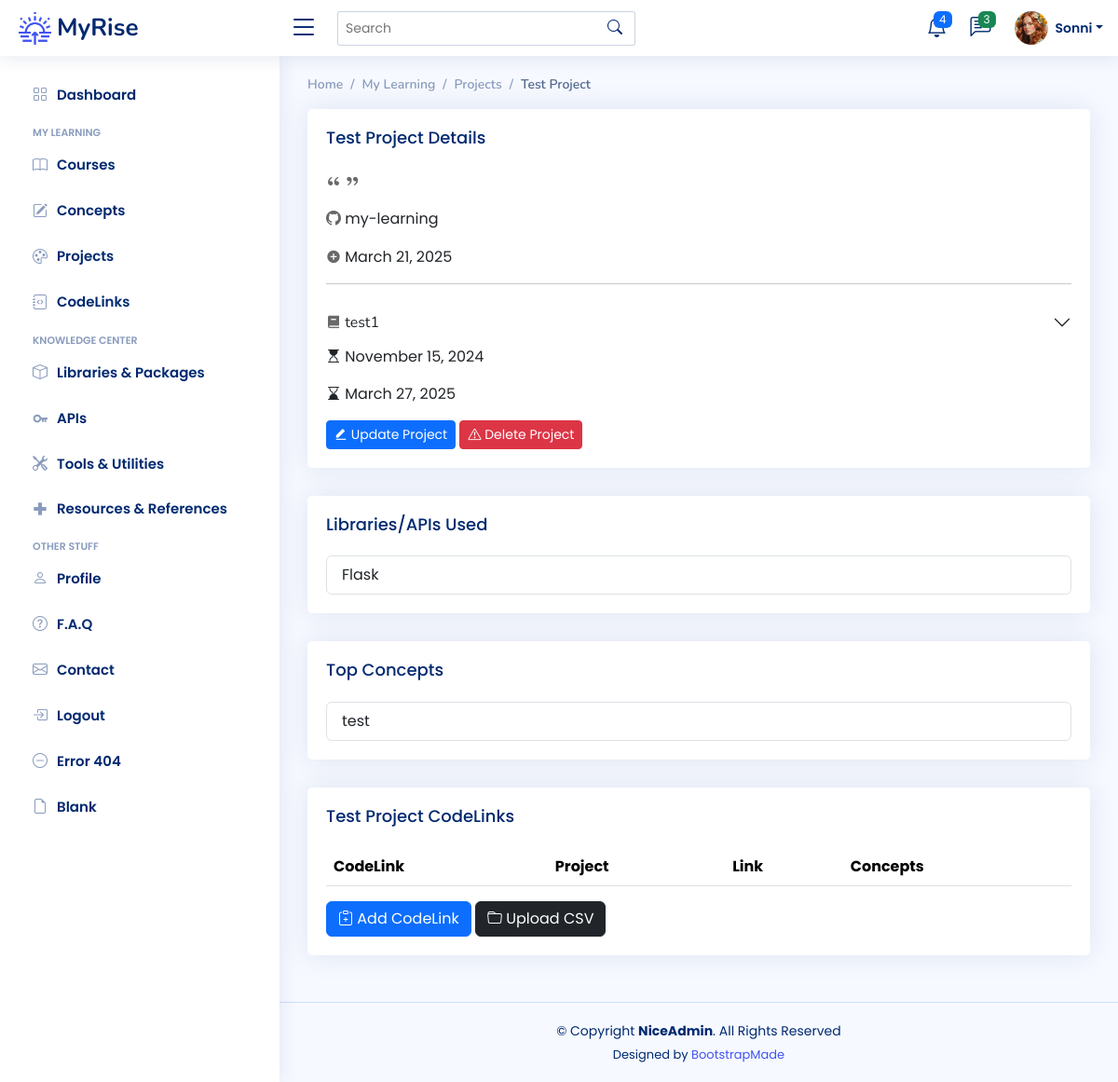
Page /projects/1 (signed in) on the committed database.
### app/models.py (models this page shows)
class User(UserMixin, db.Model):
    __tablename__ = "users"
    id: Mapped[int] = mapped_column(Integer, primary_key=True)
    email: Mapped[str] = mapped_column(String(100), unique=True)
    password: Mapped[str] = mapped_column(String(250))
    name: Mapped[str] = mapped_column(String(1000))
    display_name: Mapped[str] = mapped_column(String(1000))
    last_called_repos: Mapped[Optional[datetime.datetime]] = mapped_column(DateTime())
    latest_etag_repos: Mapped[str] = mapped_column(String(250), nullable=True)
    projects: Mapped[List["Project"]] = relationship(back_populates="user")
    events: Mapped[List["Event"]] = relationship(back_populates="user")
    courses: Mapped[List["Course"]] = relationship(back_populates="user")
    libraries: Mapped[List["Library"]] = relationship(back_populates="user")
    apis: Mapped[List["API"]] = relationship(back_populates="user")
    tools: Mapped[List["Tool"]] = relationship(back_populates="user")
    resources: Mapped[List["Resource"]] = relationship(back_populates="user")
    repos: Mapped[List["Repository"]] = relationship(back_populates="user")
    codelinks: Mapped[List["CodeLink"]] = relationship(back_populates="user")
    concepts: Mapped[List["Concept"]] = relationship('Concept', secondary=user_concept, backref='user')

class Project(db.Model):
    __tablename__ = "projects"
    id: Mapped[int] = mapped_column(Integer, primary_key=True)
    name: Mapped[str] = mapped_column(String(100), nullable=False)
    description: Mapped[str] = mapped_column(Text, nullable=True)
    assignment_link: Mapped[str] = mapped_column(String(250), nullable=True)
    path: Mapped[str] = mapped_column(String(100), nullable=True)
    start: Mapped[datetime.date] = mapped_column(Date, nullable=True)
    last_updated: Mapped[datetime.date] = mapped_column(Date, nullable=True)
    path_etag: Mapped[str] = mapped_column(String(250), nullable=True)
    path_commits: Mapped[int] = mapped_column(Integer, nullable=True)
    repo_id: Mapped[int] = mapped_column(Integer, ForeignKey(Repository.id), index=True)
    repo: Mapped["Repository"] = relationship(back_populates="projects")
    concepts: Mapped[List["Concept"]] = relationship('Concept', secondary=project_concept, backref='projects')
    section: Mapped[str] = mapped_column(String(100))
    lecture: Mapped[str] = mapped_column(String(100))
    date_added: Mapped[datetime.date] = mapped_column(Date, nullable=False)
    course_id: Mapped[int] = mapped_column(Integer, ForeignKey(Course.id), index=True)
    course: Mapped["Course"] = relationship(back_populates="projects")
    codelinks: Mapped[List["CodeLink"]] = relationship(back_populates="project")
    user_id: Mapped[int] = mapped_column(Integer, ForeignKey(User.id), index=True)
    user: Mapped["User"] = relationship(back_populates="projects")

class Repository(db.Model):
    __tablename__ = "repos"
    id: Mapped[int] = mapped_column(Integer, primary_key=True)
    name: Mapped[str] = mapped_column(String(250), nullable=False)
    last_called_activity: Mapped[Optional[datetime.datetime]] = mapped_column(DateTime())
    latest_etag_activity: Mapped[str] = mapped_column(String(250), nullable=True)
    latest_sha: Mapped[str] = mapped_column(String(250), nullable=True)
    sha_timestamp: Mapped[Optional[datetime.datetime]] = mapped_column(DateTime())
    created_at: Mapped[Optional[datetime.datetime]] = mapped_column(DateTime())
    updated_at: Mapped[Optional[datetime.datetime]] = mapped_column(DateTime())
    pushed_at: Mapped[Optional[datetime.datetime]] = mapped_column(DateTime())
    commits_etag: Mapped[str] = mapped_column(String(250), nullable=True)
    commits_data: Mapped[Dict] = mapped_column(JSON, nullable=True)
    user_id: Mapped[int] = mapped_column(Integer, ForeignKey(User.id), index=True)
    user: Mapped["User"] = relationship(back_populates="repos")
    projects: Mapped[List["Project"]] = relationship(back_populates="repo")
    codelinks: Mapped[List["CodeLink"]] = relationship(back_populates="repo")
    events: Mapped[List["Event"]] = relationship(back_populates="repo")

class Course(db.Model):
    __tablename__ = "courses"
    id: Mapped[int] = mapped_column(Integer, primary_key=True)
    name: Mapped[str] = mapped_column(String(100), unique=True)
    platform: Mapped[str] = mapped_column(String(100))
    url: Mapped[str] = mapped_column(String(250), nullable=True)
    instructor: Mapped[str] = mapped_column(String(100))
    start: Mapped[datetime.date] = mapped_column(Date, nullable=True)
    complete: Mapped[datetime.date] = mapped_column(Date, nullable=True)
    content_hours: Mapped[float] = mapped_column(nullable=True)
    has_cert: Mapped[bool] = mapped_column(Boolean)
    date_added: Mapped[datetime.date] = mapped_column(Date, nullable=False)
    status: Mapped[str] = mapped_column(String(100), nullable=True)
    projects: Mapped[List["Project"]] = relationship(back_populates="course")
    user_id: Mapped[int] = mapped_column(Integer, ForeignKey(User.id), index=True)
    user: Mapped["User"] = relationship(back_populates="courses")

class Concept(db.Model):
    __tablename__ = "concepts"
    id: Mapped[int] = mapped_column(Integer, primary_key=True)
    concept_term: Mapped[str] = mapped_column(String(50), nullable=False)
    category: Mapped[str] = mapped_column(String(100), nullable=True)
    description: Mapped[str] = mapped_column(Text, nullable=True)
    date_added: Mapped[datetime.date] = mapped_column(Date, nullable=False)

### app/routes.py (the view)
@app.route('/projects/<int:num>')
@login_required
def project_detail(num):
    target_project = db.get_or_404(Project, num)
    proj_concepts = []
    proj_codelinks = db.session.execute(db.select(CodeLink).where(CodeLink.project_id == num)).scalars().all()
    for concept in target_project.concepts:
        proj_concepts.append(concept)
    return render_template('project-detail.html',
                           project=target_project,
                           concepts=proj_concepts,
                           concept_badge=concept_categories,
                           codelinks=proj_codelinks)

### app/templates/project-detail.html (shortened to what this page needs)
{% extends 'base.html' %}
{% from 'bootstrap5/form.html' import render_form %}
{% block content %}
<main id="main" class="main">
	<div class="pagetitle">
		<nav>
			<ol class="breadcrumb">
				<li class="breadcrumb-item"><a href="index.html">Home</a></li>
				<li class="breadcrumb-item">My Learning</li>
				<li class="breadcrumb-item"><a href="{{ url_for('projects_page') }}">Projects</a></li>
				<li class="breadcrumb-item active">{{ project.name }}</li>
			</ol>
		</nav>
	</div>
	<div class="card">
		<div class="card-body">
			<h5 class="card-title">{{ project.name }} Details</h5>
			<p><i class="ri-double-quotes-l" style="color: dimgrey"></i> {{ project.description }} <i
					class="ri-double-quotes-r" style="color: dimgrey"></i></p>
			<p><i class="bi bi-github" style="color: dimgrey"></i> {{ project.repo.name }}{% if project.path %}/{{ project.path }}{% endif %}</p>
			<p><i class="ri-add-circle-fill" style="color: dimgrey"></i> {{ project.date_added.strftime("%B %d, %Y") }}
			</p>
			<hr>
			<div class="accordion accordion-flush" id="accordionFlushExample">
				<div class="accordion-item d-grid gap-2 2-md-flex">
					<h2 class="accordion-header" id="flush-headingOne">
						<button class="accordion-button collapsed" type="button"
								data-bs-toggle="collapse" data-bs-target="#flush-collapseOne"
								aria-expanded="false" aria-controls="flush-collapseOne">
							<span><i class="ri-book-2-fill" style="color: dimgrey"></i> {{ project.course.name }}</span>
						</button>
					</h2>
				</div>
			</div>
			<p><i class="bi bi-hourglass-top"></i> {{ project.start.strftime("%B %d, %Y") }}</p>
			<p><i class="bi bi-hourglass-bottom"></i> {{ project.last_updated.strftime("%B %d, %Y") }}</p>
			<a href="{{ url_for('update_project', num=project.id) }}">
				<button type="button" class="btn btn-primary btn-sm"><i class="ri-edit-fill"></i> Update Project
				</button>
			</a>
			<a href="{{ url_for('delete_project', num=project.id) }}">
				<button type="button" class="btn btn-danger btn-sm"><i class="bi bi-exclamation-triangle"></i> Delete
					Project
				</button>
			</a>
		</div>
	</div>
	<div class="card">
		<div class="card-body">
			<h5 class="card-title">Libraries/APIs Used</h5>
			<ul class="list-group">
				{% for concept in concepts %}
				{% if concept.category == 'library' or concept.category == 'api' %}
				<li class="list-group-item d-flex justify-content-between align-items-center">
					{{ concept.concept_term }}
					<span class="badge {{ concept_badge[concept.category][1] }}"><i
							class="bi {{ concept_badge[concept.category][2] }} me-1"></i> {{ concept_badge[concept.category][0] }}</span>
				</li>
				{% endif %}
				{% endfor %}
			</ul>
		</div>
	</div>
	<div class="card">
		<div class="card-body">
			<h5 class="card-title">Top Concepts</h5>
			<ul class="list-group">
				{% for concept in concepts %}
				{% if concept.category != 'library' and concept.category != 'api' %}
				<li class="list-group-item d-flex justify-content-between align-items-center">
					{{ concept.concept_term }}
				</li>
				{% endif %}
				{% endfor %}
			</ul>
		</div>
	</div>
	<div class="card">
		<div class="card-body">
			<h5 class="card-title">{{ project.name }} CodeLinks</h5>
			{% include '_codelinks.html' %}
			<a href="{{ url_for('add_new_codelink') }}">
				<button type="button" class="btn btn-primary"><i class="bi bi-clipboard-plus"></i> Add CodeLink</button>
			</a>
			<a href="{{ url_for('import_codelinks') }}">
				<button type="button" class="btn btn-dark"><i class="bi bi-folder"></i> Upload CSV</button>
			</a>
		</div>
	</div>
</main>
{% endblock %}

### app/templates/heading.html (shortened to what this page needs)
{% from 'bootstrap5/nav.html' import render_nav_item %}
{% from 'bootstrap5/form.html' import render_form %}
  <header id="header" class="header fixed-top d-flex align-items-center">
    <div class="d-flex align-items-center justify-content-between">
      <a href="{{ url_for('home') }}" class="logo d-flex align-items-center">
        <img src="{{ url_for('static', filename='img/logo.png') }}" alt="sun-rise">
        <span class="d-none d-lg-block">MyRise</span>
      </a>
      <i class="bi bi-list toggle-sidebar-btn"></i>
    </div>
    <div class="search-bar">
      <form class="search-form d-flex align-items-center" method="POST" action="#">
        <input type="text" name="query" placeholder="Search" title="Enter search keyword">
        <button type="submit" title="Search"><i class="bi bi-search"></i></button>
      </form>
    </div>
    <nav class="header-nav ms-auto">
      <ul class="d-flex align-items-center">
        <li class="nav-item dropdown">
          <a class="nav-link nav-icon" href="#" data-bs-toggle="dropdown">
            <i class="bi bi-bell"></i>
            <span class="badge bg-primary badge-number">4</span>
          </a>
        </li>
        <li class="nav-item dropdown">
          <a class="nav-link nav-icon" href="#" data-bs-toggle="dropdown">
            <i class="bi bi-chat-left-text"></i>
            <span class="badge bg-success badge-number">3</span>
          </a>
        </li>
        <li class="nav-item dropdown pe-3">
          <a class="nav-link nav-profile d-flex align-items-center pe-0" href="#" data-bs-toggle="dropdown">
            <img src="{{ url_for('static', filename='img/profile-img.png') }}" alt="Profile" class="rounded-circle">
            <span class="d-none d-md-block dropdown-toggle ps-2">{{ current_user.display_name }}</span>
          </a>
        </li>
      </ul>
    </nav>
  </header>
  <aside id="sidebar" class="sidebar">
    <ul class="sidebar-nav" id="sidebar-nav">
      <li class="nav-item">
        <a class="nav-link collapsed" href="{{ url_for('home') }}">
          <i class="bi bi-grid"></i>
          <span>Dashboard</span>
        </a>
      </li>
<li class="nav-heading">My Learning</li>
	  <li class="nav-item">
        <a class="nav-link collapsed" href="{{ url_for('courses_page') }}">
          <i class="bi bi-book"></i>
          <span>Courses</span>
        </a>
      </li>
	  <li class="nav-item">
        <a class="nav-link collapsed" href="{{ url_for('concepts_page') }}">
          <i class="bi bi-pencil-square"></i>
          <span>Concepts</span>
        </a>
      </li>
	  <li class="nav-item">
        <a class="nav-link collapsed" href="{{ url_for('projects_page') }}">
          <i class="bi bi-palette"></i>
          <span>Projects</span>
        </a>
      </li>
	  <li class="nav-item">
        <a class="nav-link collapsed" href="{{ url_for('codelinks_page') }}">
          <i class="bi bi-journal-code"></i>
          <span>CodeLinks</span>
        </a>
      </li>
<li class="nav-heading">Knowledge Center</li>
	  <li class="nav-item">
        <a class="nav-link collapsed" href="{{ url_for('libraries_page') }}">
          <i class="bi bi-box"></i>
          <span>Libraries & Packages</span>
        </a>
      </li>
	  <li class="nav-item">
        <a class="nav-link collapsed" href="{{ url_for('apis_page') }}">
          <i class="ri-key-line"></i>
          <span>APIs</span>
        </a>
      </li>
	  <li class="nav-item">
        <a class="nav-link collapsed" href="{{ url_for('tools_page') }}">
          <i class="bi bi-tools"></i>
          <span>Tools & Utilities</span>
        </a>
      </li>
	  <li class="nav-item">
        <a class="nav-link collapsed" href="{{ url_for('resources_page') }}">
          <i class="bx bx-plus-medical"></i>
          <span>Resources & References</span>
        </a>
      </li>
	<li class="nav-heading">Other Stuff</li>
      <li class="nav-item">
        <a class="nav-link collapsed" href="{{ url_for('profile') }}">
          <i class="bi bi-person"></i>
          <span>Profile</span>
        </a>
      </li>
      <li class="nav-item">
        <a class="nav-link collapsed" href="{{ url_for('faq') }}">
          <i class="bi bi-question-circle"></i>
          <span>F.A.Q</span>
        </a>
	  </li>
      <li class="nav-item">
        <a class="nav-link collapsed" href="{{ url_for('contact') }}">
          <i class="bi bi-envelope"></i>
          <span>Contact</span>
        </a>
      </li>
	{% if not current_user.is_authenticated %}
      <li class="nav-item">
        <a class="nav-link collapsed" href="{{ url_for('register') }}">
          <i class="bi bi-card-list"></i>
          <span>Register</span>
        </a>
      </li>
      <li class="nav-item">
        <a class="nav-link collapsed" href="{{ url_for('login') }}">
          <i class="bi bi-box-arrow-in-right"></i>
          <span>Login</span>
        </a>
      </li>
	{% else %}
		<li class="nav-item">
        <a class="nav-link collapsed" href="{{ url_for('logout') }}">
          <i class="bi bi-box-arrow-in-right"></i>
          <span>Logout</span>
        </a>
      </li>
	{% endif %}
      <li class="nav-item">
        <a class="nav-link collapsed" href="pages-error-404.html">
          <i class="bi bi-dash-circle"></i>
          <span>Error 404</span>
        </a>
      </li>
      <li class="nav-item">
        <a class="nav-link collapsed" href="pages-blank.html">
          <i class="bi bi-file-earmark"></i>
          <span>Blank</span>
        </a>
      </li>
    </ul>
  </aside>

### rows in the picture
User: display_name "Sonni"
Project: name "Test Project", date_added "March 21, 2025", start "November 15, 2024", last_updated "March 27, 2025"
Repository: repo.name "my-learning"
Course: course.name "test1"
Concept: concept_term "Flask"
Concept: concept_term "test"
